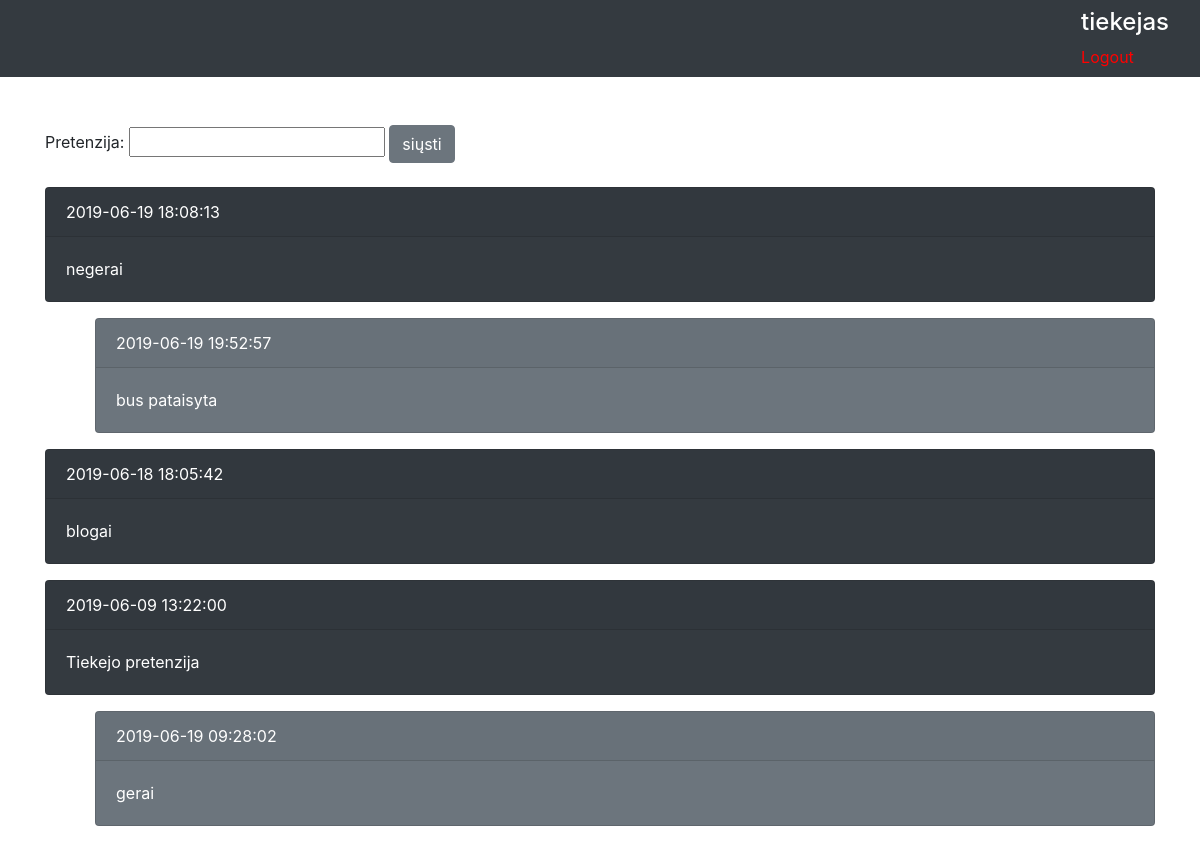
The app's page /templates/supplier.php (signed in) with its own data.
### tables this page shows
CREATE TABLE `claim` (
  `id` int(11) NOT NULL,
  `date` datetime NOT NULL DEFAULT CURRENT_TIMESTAMP,
  `text` varchar(255) NOT NULL,
  `fk_user` int(11) NOT NULL
);

CREATE TABLE `reply` (
  `id` int(11) NOT NULL,
  `text` varchar(255) NOT NULL,
  `date` datetime NOT NULL DEFAULT CURRENT_TIMESTAMP,
  `fk_claim` int(11) NOT NULL
);

### db_connection.php (called while the page is built, shortened)
<?php
function selectFromDatabase($conn, $sql) {
    $result = mysqli_query($conn, $sql);
    return $result;
}

### templates/supplier.php (the view, shortened to what this page needs)
<!DOCTYPE html>
<html>
    <head>
        <link rel="stylesheet" href="https://stackpath.bootstrapcdn.com/bootstrap/4.3.1/css/bootstrap.min.css">
    </head>
    <body>
        <?php
        if (empty($_SESSION['user']) || $_SESSION['user']['role'] != 'supplier') {
            session_abort();
            exit('Klaida: Prieiga negalima');
        } else {
            include '../layouts/navbar.php';
            ?>
            <div class="container">
            <div class="row">
                <div class="col mt-4 mb-4">
                    <form action="supplier.php" method="POST">
                        Pretenzija: <input type="text" name="text">
                        <input type="submit" name="claim-btn" value="siųsti" class="btn btn-secondary">
                    </form>
                </div>
            </div>
           <?php
            $conn = OpenConnection();
            $userId = $_SESSION['user']['id'];
            $getAllClaims = "SELECT * FROM claim WHERE fk_user='$userId' ORDER BY date DESC";
            $resultClaims = selectFromDatabase($conn, $getAllClaims);
            $getAllReplies = "SELECT * FROM reply ORDER BY date DESC";
            $resultReplies = selectFromDatabase($conn, $getAllReplies);
            if (mysqli_num_rows($resultClaims) > 0 || mysqli_num_rows($resultReplies) > 0) {
                while ($row = mysqli_fetch_assoc($resultClaims)) {
                    $temp_row[] = $row;
                }
                while ($rowReplies = mysqli_fetch_assoc($resultReplies)) {
                    $temp_rowReplies[] = $rowReplies;
                }
                foreach ($temp_row as $row) {
                    echo '<div class="card text-white bg-dark mb-3" value="' . $row["id"] . '" id="claim_card">
                                  <div class="card-header">' . $row["date"] . '</div>
                                  <div class="card-body">
                                      <p class="card-text">' . $row["text"] . '</p>
                                  </div>
                                </div>';
                    foreach ($temp_rowReplies as $rowReplies) {
                        if ($row["id"] === $rowReplies["fk_claim"]) {
                            echo '<div class="card text-white bg-secondary mb-3" value="' . $row["id"] . '" style="margin-left: 50px;">
                                   <div class="card-header">' . $rowReplies["date"] . '</div>
                                   <div class="card-body">
                                       <p class="card-text">' . $rowReplies["text"] . '</p>
                                   </div>
                                 </div>';
                        }
                    }
                }
            } else {
                echo 'Nėra pretenzijų';
            }
        }
        ?>
    </div>
</body>
</html>

### records on screen
claim: $row["id"] 4 (drawn), date "2019-06-19 18:08:13", text "negerai"
reply: $row["id"] 4 (drawn), date "2019-06-19 19:52:57", text "bus pataisyta"
claim: $row["id"] 6 (drawn), date "2019-06-18 18:05:42", text "blogai"
claim: $row["id"] 2 (drawn), date "2019-06-09 13:22:00", text "Tiekejo pretenzija"
reply: $row["id"] 2 (drawn), date "2019-06-19 09:28:02", text "gerai"

### other values on screen
$_SESSION["user"]["username"] "tiekejas"
